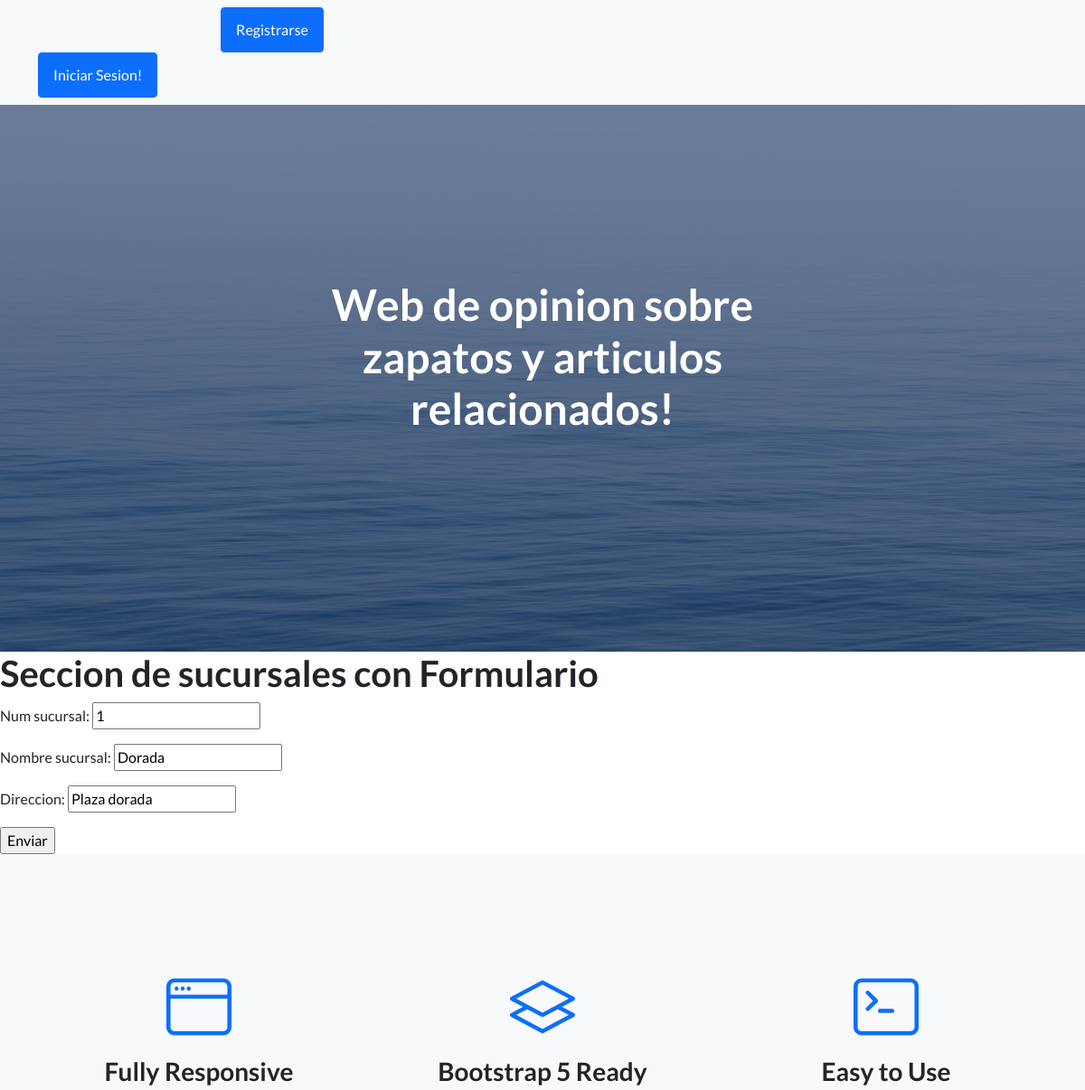
Before: /app-zap/edita-sucursal/1 (upper part) with the older database file.
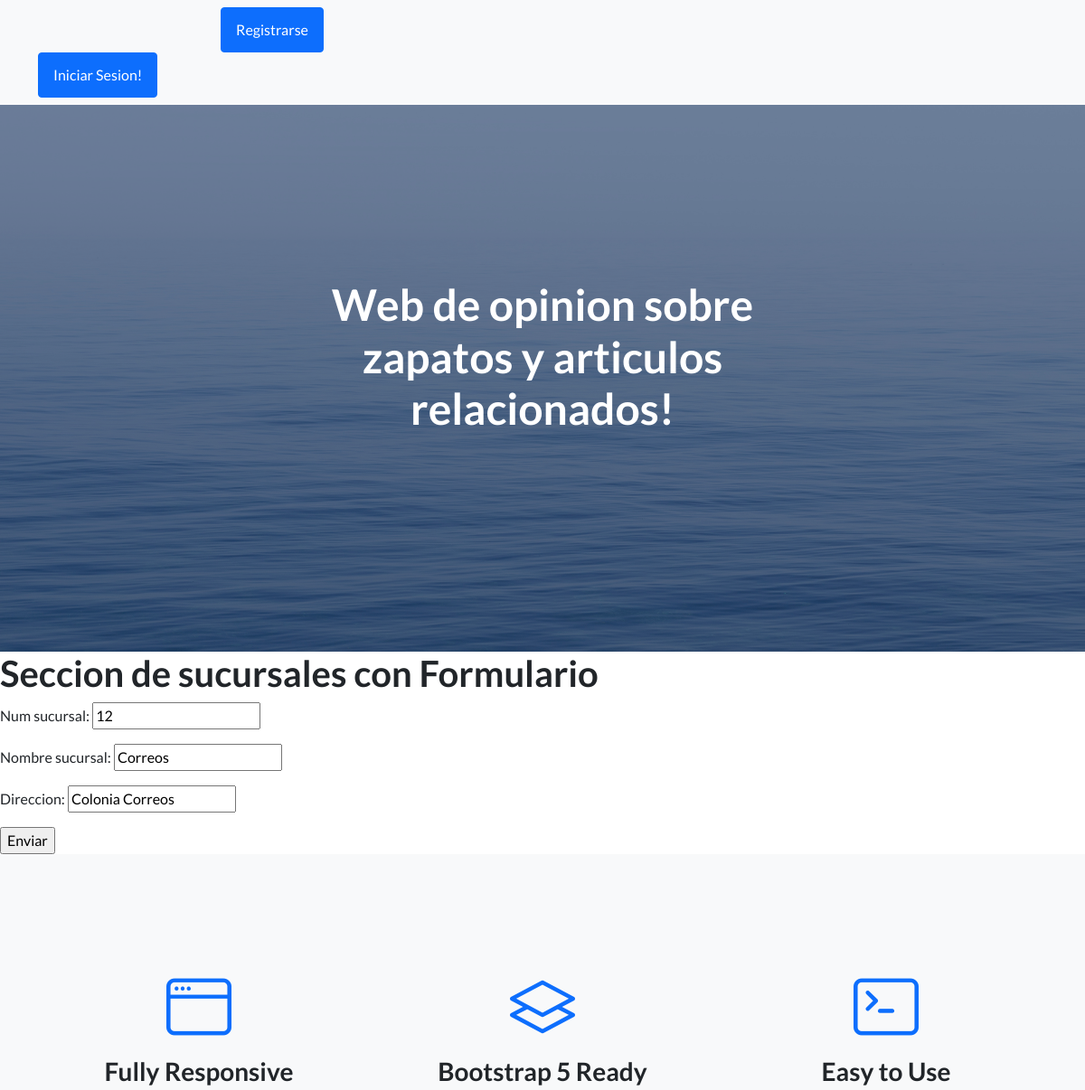
After: the same page with the newer database file.
### App_zap/models.py (models this page shows, shortened)
class Sucursales(models.Model):
    num_Sucursal = models.IntegerField()
    nombre_sucursal = models.CharField(max_length=50)
    direccion = models.CharField(max_length=50)

### App_zap/views.py (the view)
# urls.py: path('edita-sucursal/<int:id>',editar_sucursal, name="editarSucursal"),
def editar_sucursal(request, id):
    sucursal = Sucursales.objects.get(id = id)
    if request.method == 'POST':
        miFormulario = SucursalFormulario(request.POST)
        if miFormulario.is_valid():
            data = miFormulario.cleaned_data
            sucursal.num_Sucursal = data["num_Sucursal"]
            sucursal.nombre_sucursal = data["nombre_sucursal"]
            sucursal.direccion = data["direccion"]
            sucursal.save()
            return render(request, 'inicio.html')
    else:
        miFormulario = SucursalFormulario(initial={
            "num_Sucursal": sucursal.num_Sucursal,
            "nombre_sucursal": sucursal.nombre_sucursal,
            "direccion": sucursal.direccion,
        })
    return render(request, "editarFormulario.html", {"miFormulario": miFormulario, "id": sucursal.id})

### App_zap/forms.py
class SucursalFormulario(forms.Form):
    num_Sucursal = forms.IntegerField()
    nombre_sucursal = forms.CharField(max_length=50)
    direccion = forms.CharField(max_length=50)

### App_zap/templates/editarFormulario.html
{% extends 'padre.html' %}
{% load static %}
{% block bloqueQueCambia %}
    <h1>Seccion de sucursales con Formulario</h1>
    <form action="{% url 'editarSucursal' id %}" method = "POST">{% csrf_token %}
        {{miFormulario.as_p}}
        <input type="submit" value="Enviar">
    </form>
{% endblock bloqueQueCambia %}

Changed rows visible on the page:
changed Sucursales: num_Sucursal "1" → "12"; nombre_sucursal "Dorada" → "Correos"; direccion "Plaza dorada" → "Colonia Correos"
